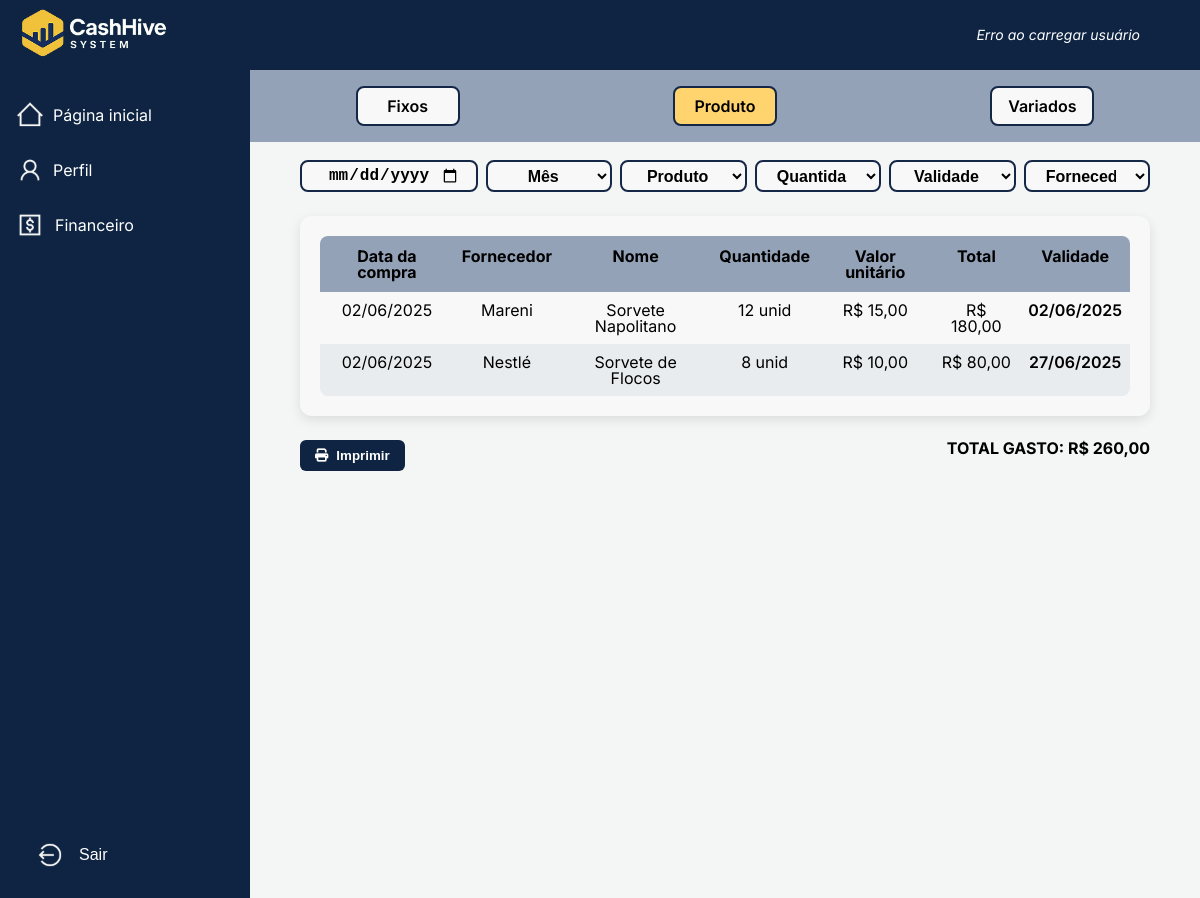
Page /public/despesa_produto.php (signed in) on the committed database.
### tables this page shows
CREATE TABLE `despesa_produto` (
  `id_despesa_prod` int(11) NOT NULL,
  `data_compra` date NOT NULL,
  `nome_produto` varchar(100) NOT NULL,
  `qtd_produto` int(11) NOT NULL,
  `val_unitario` decimal(10,2) NOT NULL,
  `total_despesa` decimal(10,2) NOT NULL,
  `validade` date DEFAULT NULL,
  `id_fornecedor` int(11) DEFAULT NULL
);

CREATE TABLE `fornecedor` (
  `id` int(11) NOT NULL,
  `nome` varchar(100) NOT NULL
);

### public/despesa_produto.php (the view, shortened to what this page needs)
<?php
$conn = Conexao::getConn();
try {
    $params = [];
    $sql = "SELECT dp.data_compra, f.nome AS fornecedor, dp.nome_produto, dp.qtd_produto, dp.val_unitario, dp.total_despesa, dp.validade
            FROM DESPESA_PRODUTO dp
            LEFT JOIN FORNECEDOR f ON dp.id_fornecedor = f.id";
    $sql .= " ORDER BY dp.data_compra DESC";
    $stmt = $conn->prepare($sql);
    $stmt->execute($params);
    $despesas = $stmt->fetchAll(PDO::FETCH_ASSOC);
    $totalFiltrado = 0;
    foreach ($despesas as $dp) {
        $totalFiltrado += (float)$dp['total_despesa'];
    }
} catch (PDOException $e) {
    echo "Erro ao buscar dados: " . $e->getMessage();
    exit;
}
?>
<!DOCTYPE html>
<html lang="pt-br">
<head>
    <link rel="stylesheet" href="../assets/css/reset.css">
    <link rel="stylesheet" href="../assets/css/despesa_produto.css">
    <link rel="stylesheet" href="https://cdnjs.cloudflare.com/ajax/libs/font-awesome/6.7.2/css/all.min.css"
 />
    <link rel="stylesheet" href="../assets/css/modalsair.css">
</head>
<body>
    <header class="container-header">
        <div class="logo">
            <img src="../assets/img/logo.png" alt="Logo CashHive">
        </div>
        <div class="user">
            <p id="user-info">Carregando usuário...</p>
        </div>
    </header>
    <div class="main-container">
        <aside class="menu">
            <nav class="nav">
                <ul>
                    <li>
                        <img src="../assets/img/homeicon.svg" alt="Início">
                        <a href="../public/homepage.php">Página inicial</a>
                    </li>
                    <li>
                        <img src="../assets/img/profileicon.svg" alt="Perfil">
                        <a href="../public/profile.php">Perfil</a>
                    </li>
                    <li>
                        <details class="submenu">
                            <summary>
                                <img src="../assets/img/financeicon.svg" alt="Financeiro">
                                Financeiro
                            </summary>
                        </details>
                    </li>
                    <li class="logout">
                        <img src="../assets/img/logouticon.svg" alt="Sair">
                        <button class="open-modal" data-modal="modal-sair">Sair</button>
                    </li>
                </ul>
            </nav>
        </aside>
        <div class="nav-category">
            <nav class="nav-options">
                <ul>
                    <li><a href="../public/despesas_fixas.php">Fixos</a></li>
                    <li class="active"><a href="despesa_produto.php">Produto</a></li>
                    <li><a href="../public/despesas_variadas.php">Variados</a></li>
                </ul>
            </nav>
        </div>
        <div class="nav-filter-category">
            <form id="filtro-form" method="GET">
                <div class="filters">
                    <input type="date" name="data" value="<?= htmlspecialchars($filtroDataPagamento) ?>" />
                    <select id="pagamento-filter" name="mes">
                        <option value="">Mês</option>
                    </select>
                    <select id="produto-filter" name="produto">
                        <option value="">Produto</option>
                    </select>
                    <select id="categoria-filter" name="quantidade">
                        <option value="">Quantidade</option>
                    </select>
                <select id="quandtidade-filter" name="validade">
                    <option value="">Validade</option>
                </select>
                <select id="valor-unit-filter" name="fornecedor">
                    <option value="">Fornecedor</option>
                </select>
            </div>
        </form>
        </div>
        <main class="main-tabela">
            <table class="tabela-receitas">
                <thead>
                    <tr>
                        <th>Data da compra</th>
                        <th>Fornecedor</th>
                        <th>Nome</th>
                        <th>Quantidade</th>
                        <th>Valor unitário</th>
                        <th>Total</th>
                        <th>Validade</th>
                    </tr>
                </thead>
                <tbody>
                    <?php if (!empty($despesas)): ?>
                        <?php foreach ($despesas as $dp): ?>
                            <tr>
                                <td><?= date('d/m/Y', strtotime($dp['data_compra'])) ?></td>
                                <td><?= htmlspecialchars($dp['fornecedor'] ?? '-') ?></td>
                                <td><?= htmlspecialchars($dp['nome_produto']) ?></td>
                                <td><?= (int)$dp['qtd_produto'] ?> unid</td>
                                <td>R$ <?= number_format($dp['val_unitario'], 2, ',', '.') ?></td>
                                <td>R$ <?= number_format($dp['total_despesa'], 2, ',', '.') ?></td>
                                <td><?= $dp['validade'] ? date('d/m/Y', strtotime($dp['validade'])) : '-' ?></td>
                            </tr>
                        <?php endforeach; ?>
                    <?php else: ?>
                        <tr><td colspan="7" style="text-align:center;">Nenhuma despesa encontrada para os filtros selecionados.</td></tr>
                    <?php endif; ?>
                </tbody>
            </table>
        </main>
        <div class="final-tabela">
            <div class="acoes">
                <div class="botoes">
                    <button class="btn-imprimir"><i class="fa fa-print"></i> Imprimir</button>
                </div>
            </div>
            <div class="total-gasto-box">
                <p class="total-gasto">
                    TOTAL GASTO: R$ <?= number_format($totalFiltrado, 2, ',', '.') ?>
                </p>
            </div>
        </div>
    </div>
</body>
</html>

### assets/css/despesa_produto.css (style rules this page uses)
body { margin: 0; font-family: 'Inter', sans-serif; background-color: #f4f6f5; color: #000000; }
.container-header { position: fixed; top: 0; left: 0; z-index: 1000; height: 70px; background-color: #0e2442; color: white; display: flex; justify-content: space-between; align-items: center; width: 100%; padding: 0 20px; }
.logo img { height: 50px; }
.user p { font-size: 14px; font-style: italic; margin:0 80px; }
.menu { width: 250px; height: 100vh; position: fixed; top: 70px; left: 0; background-color: #0e2442; padding: 20px 0; }
.nav ul { list-style: none; padding: 0; margin: 0; display: flex; flex-direction: column; gap: 5px; }
.nav li { padding: 10px 15px; display: flex; align-items: center; gap: 8px; }
.nav li a { color: white; text-decoration: none; font-size: 16px; width: 100%; }
.submenu summary { color: white; font-size: 16px; display: flex; align-items: center; gap: 10px; cursor: pointer; }
.logout { position: fixed; bottom: 20px; left: 20px; display: flex; align-items: center; gap: 10px; }
.logout button { color: white; background-color: transparent; text-decoration: none; font-size: 16px; border: none; }
.main-container { margin-left: 250px; padding: 50px; margin-top: 70px; background-color: #f4f6f5; min-height: calc(100vh - 70px); }
.nav-category { position: fixed; top: 70px; left: 250px; right: 0; z-index: 999; padding: 16px 24px; background-color: #93A2B7; width: calc(100% - 250px); box-sizing: border-box; }
.nav-options ul { display: flex; justify-content: space-around; align-items: center; list-style: none; padding: 0; margin: 0; gap: 50px; }
.nav-options ul li { background-color: #F8F8F8; border: 2px solid #142747; border-radius: 8px; width: 100px; height: 36px; display: flex; justify-content: center; align-items: center; cursor: pointer; transition: background-color 0.3s ease; }
.nav-options ul li a { text-decoration: none; color: #000; font-weight: 600; font-size: 16px; text-align: center; }
.nav-options ul li.active { background-color: #FFD36E; font-weight: 700; }
.filters { display: flex; justify-content: space-between; width: 100%; gap: 8px; font-size: 16px; }
.filters input, select { border: 2px solid #142747; border-radius: 8px; padding: 4px 16px; text-align: center; font-weight: 700; font-size: 16px; background-color: #F8F8F8; width: 100%; }
.nav-filter-category { margin-top: 40px; display: flex; justify-content: center; align-items: center; }
.main-tabela { color: #000000; font-size: 16px; padding: 20px; background-color: #F8F8F8; border-radius: 12px; box-shadow: 0 4px 12px rgba(0, 0, 0, 0.1); margin-top: 24px; }
.tabela-receitas { width: 100%; border-collapse: collapse; overflow: hidden; border-radius: 8px; }
.tabela-receitas thead th { background-color: #93A2B7; text-align: center; padding: 12px 8px; font-weight: 700; }
.tabela-receitas tbody tr:nth-child(even) { background-color: #e9ecef; }
.tabela-receitas tbody td { padding: 10px 8px; color: #000000; text-align: center; }
.tabela-receitas tbody td:last-child { font-weight: 600; }
.final-tabela { margin-top: 24px; display: flex; justify-content: space-between; }
.final-tabela { display: flex; justify-content: space-between; align-items: flex-start; margin-top: 24px; max-width: 100%; margin-left: auto; margin-right: auto; }
.total-gasto-box { display: flex; align-items: flex-start; justify-content: flex-end; min-width: 220px; }
.total-gasto { font-weight: 700; font-size: 16px; margin: 0; }
.botoes { display: flex; flex-direction: column; gap: 12px; }
.btn-imprimir { background-color: #0e2442; color: white; border: none; padding: 8px 15px; border-radius: 6px; cursor: pointer; font-weight: 600; display: flex; align-items: center; justify-content: center; gap: 8px; }

### rows in the picture
despesa_produto: data_compra "02/06/2025", id_fornecedor.nome "Mareni", nome_produto "Sorvete Napolitano", qtd_produto "12", val_unitario "15,00", total_despesa "180,00", validade "02/06/2025"
despesa_produto: data_compra "02/06/2025", id_fornecedor.nome "Nestlé", nome_produto "Sorvete de Flocos", qtd_produto "8", val_unitario "10,00", total_despesa "80,00", validade "27/06/2025"

### other values in the picture
$totalFiltrado "260,00"
